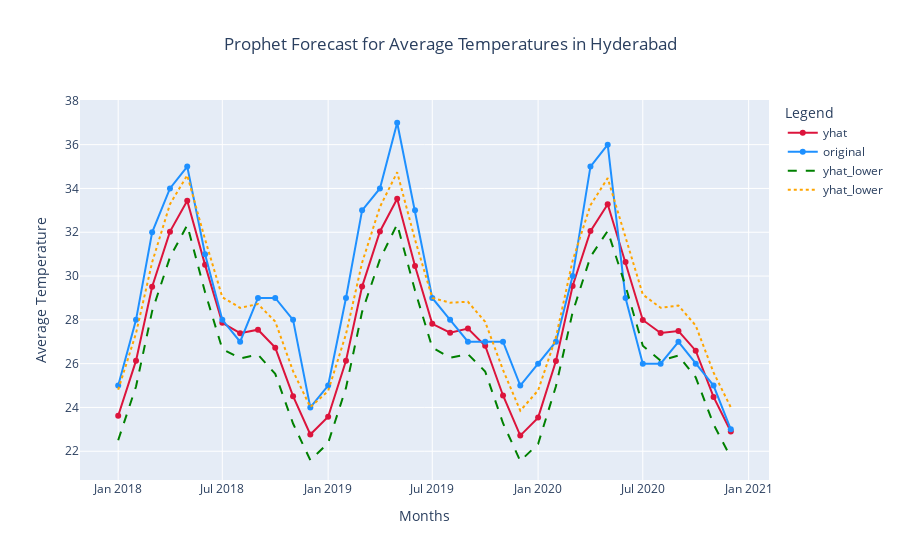

Notebook cell for this chart:
### Code cell
project_yhat(hydpreds,city='Hyderabad',mode='compound')
